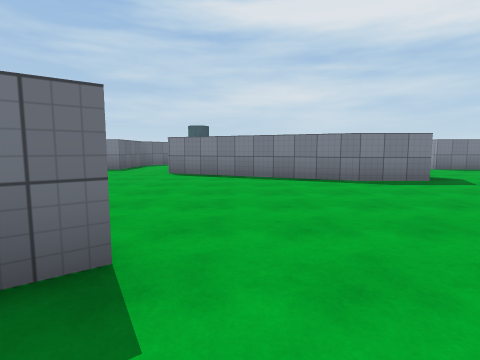
[1] (above)

22 first-person views from a walk through a Unity game level. The camera is 1.3 m above the floor, tilts 6° down and sees 80° across. The floor is counted in squares, 2 m on a side. Each view is taken from the middle of a square. On the plan, view 1 faces up. The plan holds only what a view shows up to about 9 squares ahead; the rest is blank. The place goes on beyond the plan. The player is left out. Surface patterns are stand-ins for the level's own textures.

[2]
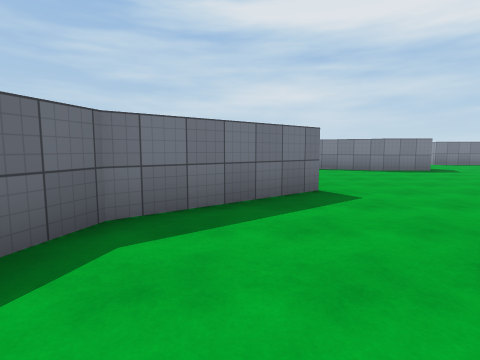

[3]
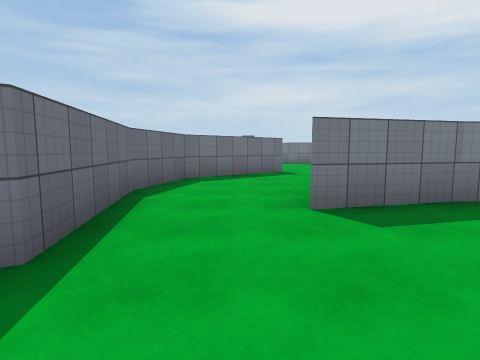

[4]
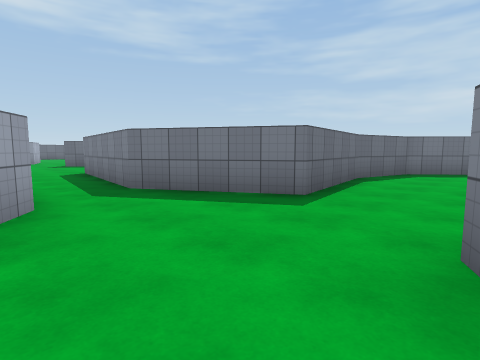

[5]
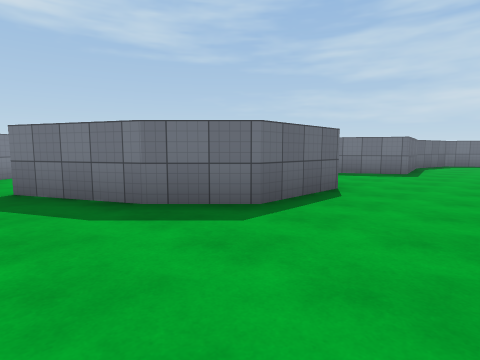

[6]
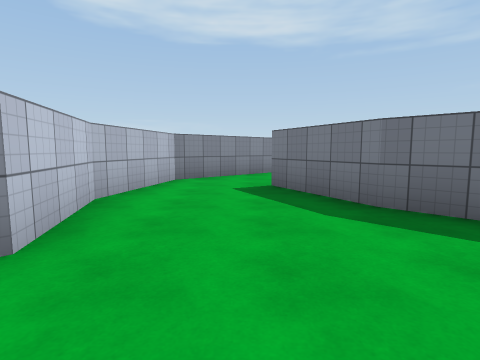

[7]
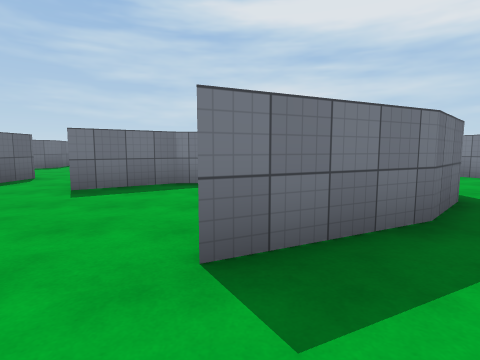

[8]
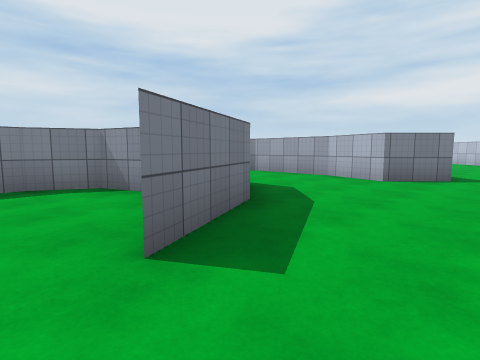

[9]
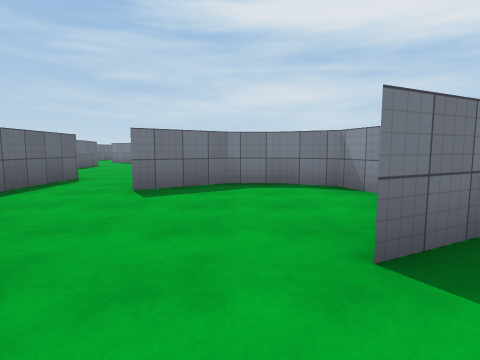

[10]
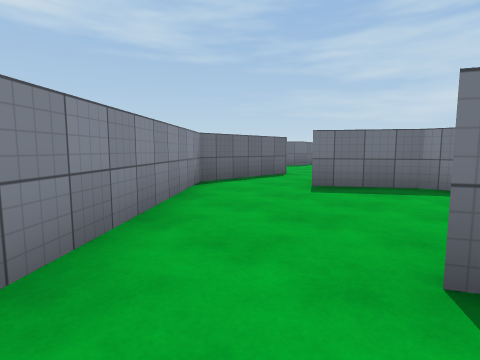

[11]
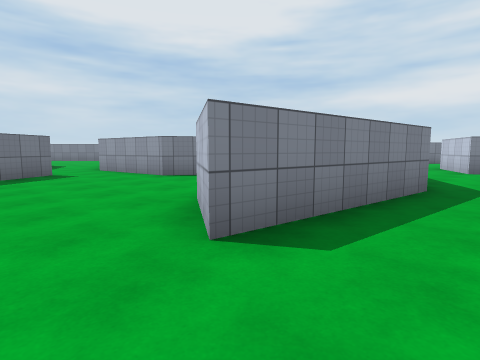

[12]
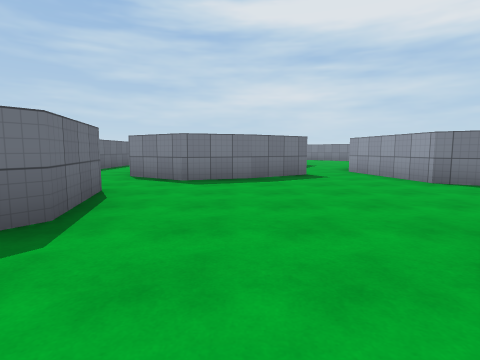

[13]
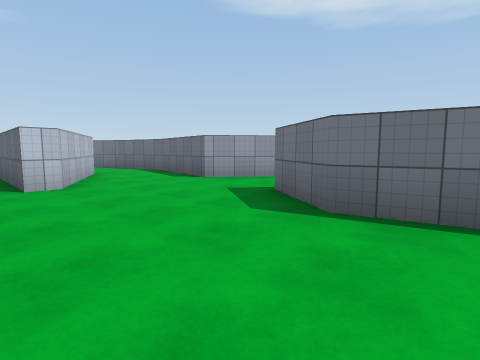

[14]
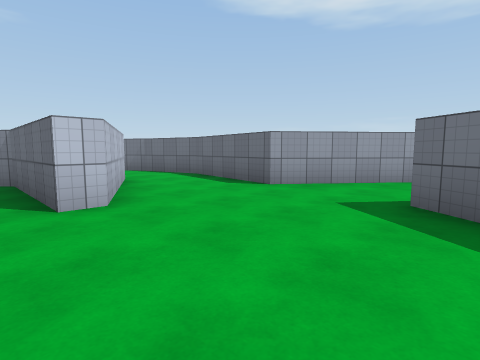

[15]
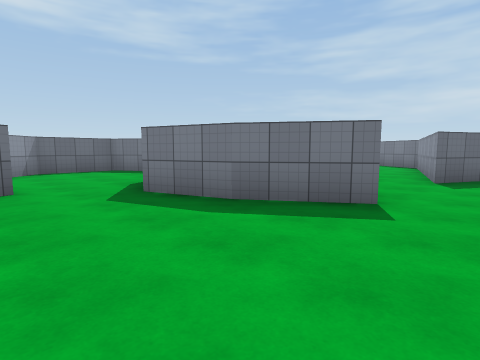

[16]
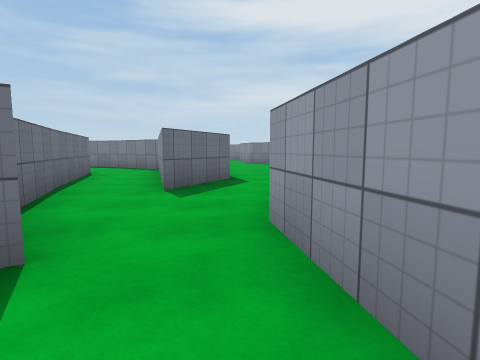

[17]
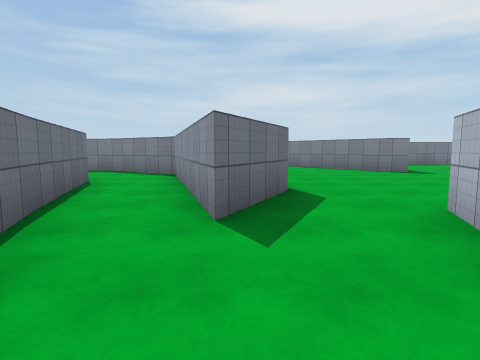

[18]
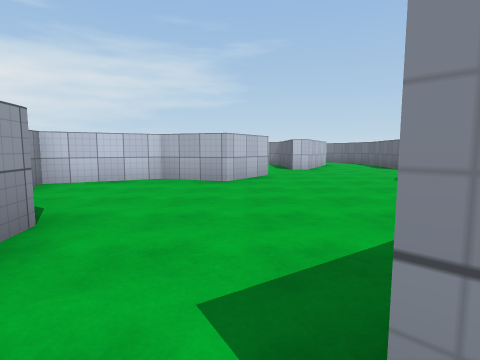

[19]
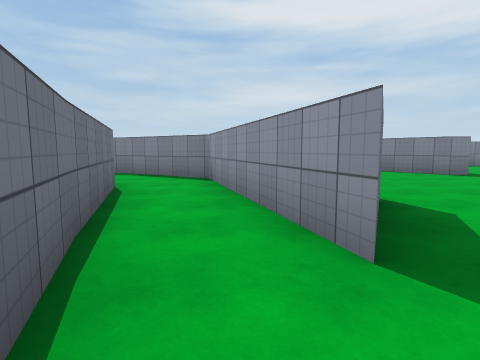

[20]
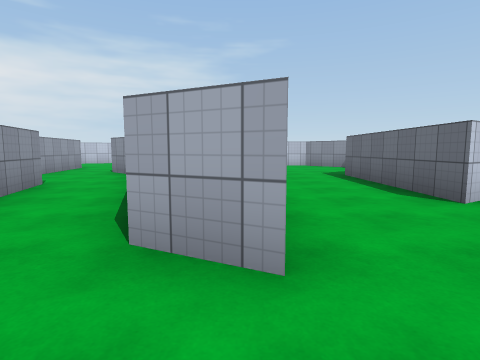

[21]
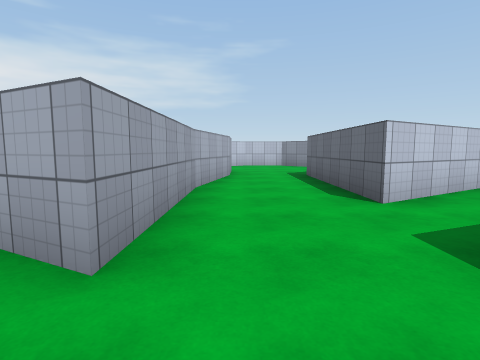

[22]
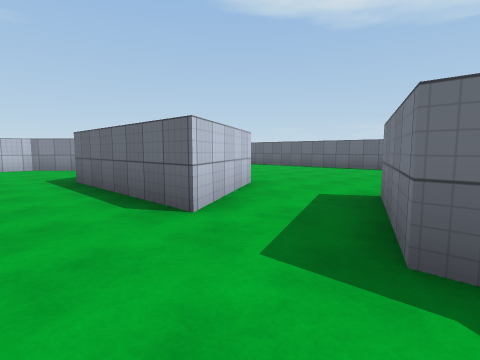

### Floor plan
Points are (right, up) in squares from view 1. A wall is a line through its corners. A room is listed if a view was taken in it or the views show most of it. See-through windows are left out.
Room 1 (views 1, 2, 3, 4, 7, 8, 9, 10)
walls: (-4.8, -8.4) (-4.2, -8.8); (-3.2, -9.4) (-3.2, -11.4) (-4.2, -12.4) (-6.3, -13.5); (-4.9, -10.8) (-5.2, -10) (-6.2, -9.4) (-7.2, -9.4) (-8.7, -10.4); (-0.4, -8.5) (-1.2, -6.9) (0.1, -6.2); (-0.7, -12.9) (-0.2, -11.4) (-0.2, -9); (0.8, -3.4) (-1.2, -3.9); (-10.7, -8.4) (-10.7, -11.4) (-7.2, -15.4) (-4.7, -15.9) (-2.6, -15.4); (-0.7, 1.6) (-3.2, -0.4) (-3.7, -2.4) (-3.2, -5.4) (-5.7, -6.9) (-9.7, -6.4)
ways out: opening at (-1.8, -13.5) to room 2; opening at (0, -4.5) to room 2; opening at (0, 0) to room 2; opening at (-9.5, -7.5) to room 3
Room 2 (views 5, 6)
walls: (0.4, -14) (-0.7, -12.9); (4.1, 6) (2.5, 6) (-2.1, 8); (-8.2, 5.6) (-8.6, 4.7); (-3.9, 9.5) (-4.5, 9.5) (-5.4, 10.5); (-18.2, 4.1) (-16.9, 4.8)
ways out: opening at (-1.8, -13.5) to room 1; opening at (0, -4.5) to room 1; opening at (0, 0) to room 1; opening at (-15, -6) to room 3; opening at (-13.5, -12.5) to room 3; opening at (-8, 4) to room 3; opening at (-18, 6) to room 4
Room 3 (views 11, 12, 13, 14, 15, 16, 17, 18, 19)
walls: (-9.7, -6.4) (-8.7, -4.9) (-7.2, -5.4) (-5.2, -4.4) (-5.4, -3.9); (-13.3, -2.3) (-12.7, -4.4) (-13.7, -5.9); (-10.6, -0.4) (-12.2, -0.9) (-13.7, 0.1); (-6.5, -1.9) (-7.2, -1.4) (-7.8, 1.7); (-10, 1.3) (-9.2, 0.6) (-10.7, -0.4); (-16.6, -6.6) (-14.2, -8.4) (-14.7, -11.4) (-14.2, -13.4) (-13.9, -13.9); (-12.8, -11.5) (-11.2, -8.4) (-10.7, -8.4); (-7.1, 3.2) (-6.7, 4.1); (-11.3, 4.3) (-10.5, 2.2); (-8.6, 4.7) (-9.2, 3.6) (-9.8, 5.5)
ways out: opening at (-9.5, -7.5) to room 1; opening at (-15, -6) to room 2; opening at (-13.5, -12.5) to room 2; opening at (-8, 4) to room 2; opening at (-13, -1.5) to room 4; opening at (-10, 5) to room 5
Room 4 (views 20, 21, 22)
walls: (-13.2, 4) (-13.2, 7.6) (-12.2, 7.1); (-16.9, 4.8) (-15.7, 5.6) (-15.7, 1.5); (-13.8, 1.5) (-13.2, 4.1); (-16.3, 1.2) (-17.2, 0.6) (-17.2, -1.4) (-15.7, -2.9) (-14.9, -2.9); (-15.7, 8) (-15.7, 7.6) (-18.3, 6.6); (-13.7, 0.1) (-13.7, 1.2); (-10.7, 8.6) (-13.2, 10.1) (-13.6, 10.1)
ways out: opening at (-18, 6) to room 2; opening at (-13, -1.5) to room 3; opening at (-12.5, 8) to room 5
Room 5 (no view inside)
walls: (-12.4, 7) (-11.3, 4.3); (-9.8, 5.5) (-10.7, 8.6)
ways out: opening at (-10, 5) to room 3; opening at (-12.5, 8) to room 4

Where each view was taken, in squares from view 1:
view 1: 0 up, 0 right, facing up
view 2: 3 down, 2 left, facing up
view 3: 7 down, 2 left, facing up
view 4: 9 down, 1 left, facing up-left
view 5: 14 down, 1 left, facing up-left
view 6: 14 down, 1 left, facing left
view 7: 15 down, 6 left, facing up
view 8: 15 down, 7 left, facing up-right
view 9: 15 down, 7 left, facing up
view 10: 15 down, 6 left, facing up-left
view 11: 8 down, 11 left, facing up-right
view 12: 7 down, 11 left, facing up
view 13: 3 down, 10 left, facing down-left
view 14: 5 down, 10 left, facing down-left
view 15: 3 down, 8 left, facing up-left
view 16: 1 down, 8 left, facing up
view 17: 1 up, 9 left, facing up
view 18: 1 up, 9 left, facing down
view 19: 2 up, 10 left, facing up
view 20: 9 up, 13 left, facing down
view 21: 9 up, 14 left, facing down
view 22: 8 up, 14 left, facing down-left
